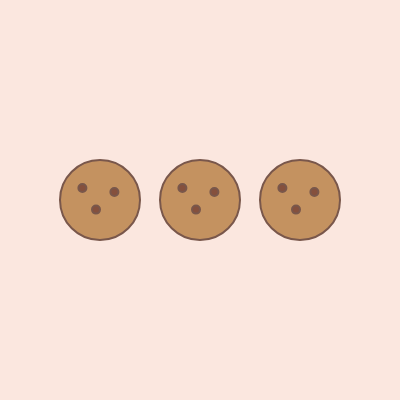
Frame 1 (no input)
Frame 60 (no input): identical to frame 1, image omitted
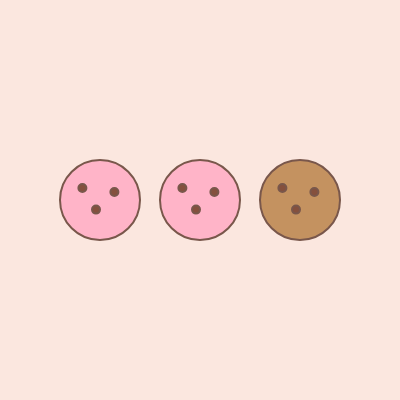
Frame 120 (the mouse pressed at the canvas centre since frame 60)

The p5.js sketch that drew these frames (run headless with seeded random() and noise() and a simulated clock; from frame 60 on, the mouse is pressed at the canvas centre):

// p5.js sketch
// ── sketch.js
// DM2008 – Activity 4a
// Bake a Cookie (30 min)

let cookie;
let ChipCol = ['rgb(207,71,71)', 'rgb(55,55,127)', 'pink'];
let taste1 = ChipCol[0]; // 'deeppink'
let taste2 = ChipCol[1]; // 'darkorchid'
let taste3 = ChipCol[2]; // 'magenta'

function setup() {
  createCanvas(400, 400);
  noStroke();
  cookie = new Cookie("chocolate", 80, width / 2, height / 2);
  cookie2 = new Cookie("chocolate", 80, width -100, height - 200);
  cookie3 = new Cookie("chocolate", 80, width -300, height - 200);
}

function draw() {
  background('#FBE7DF');
  cookie.show();
  cookie2.show();
  cookie3.show();
}

// Step 1: define the Cookie class
class Cookie {
  constructor(flavor, size, x, y) {
    this.flavor = flavor;
    this.size = size;
    this.x = x;
    this.y = y;
  }

  // Step 2: display the cookie
  show() {
    if (this.flavor === "chocolate") {
      fill(196, 146, 96); // darker brown
    } else if (this.flavor === "vanilla") {
      fill(255, 230, 180); 
    } else if (this.flavor === "strawberry") {
      fill(255, 180, 200); 
         } else if (this.flavor === "matcha") {
      fill('#BCD5A0'); 
    } else {
      fill(220, 180, 120);
    }
    stroke('#79574B');
    strokeWeight(2);
    ellipse(this.x, this.y, this.size);
    
     // a few "chips" placed relative to size
    const s = this.size * 0.1;
    fill('#85503D');
    ellipse(this.x - this.size*0.22, this.y - this.size*0.15, s);
    ellipse(this.x + this.size*0.18, this.y - this.size*0.10, s);
    ellipse(this.x - this.size*0.05, this.y + this.size*0.12, s);
    // ellipse(this.x + this.size*0.20, this.y + this.size*0.18, s);
    // ellipse(this.x + this.size*0.09, this.y + this.size*0.30, s);
    
  }

  // Step 5: movement
 pindah(direction) {
    let position = 30;
    if (direction === "up") this.y -= position;
    if (direction === "down") this.y += position;
    if (direction === "left") this.x -= position;
    if (direction === "right") this.x += position;
  }

  // Step 6: randomize flavor
  randomizeFlavor() {
    let flavors = ["chocolate", "vanilla", "strawberry", "matcha"];
    this.flavor = random(flavors);
  }
}

// Step 5: keyboard movement
function keyPressed() {
  if (keyCode === UP_ARROW) cookie.pindah("up");
  if (keyCode === UP_ARROW) cookie2.pindah("down");
  if (keyCode === UP_ARROW) cookie3.pindah("down");
  if (keyCode === DOWN_ARROW) cookie.pindah("down");
  if (keyCode === DOWN_ARROW) cookie2.pindah("up");
  if (keyCode === DOWN_ARROW) cookie3.pindah("up");
  if (keyCode === LEFT_ARROW) cookie.pindah("left");
  if (keyCode === LEFT_ARROW) cookie2.pindah("right");
  if (keyCode === LEFT_ARROW) cookie3.pindah("right");
  if (keyCode === RIGHT_ARROW) cookie.pindah("right");
  if (keyCode === RIGHT_ARROW) cookie2.pindah("left");
  if (keyCode === RIGHT_ARROW) cookie3.pindah("left");
}

// Step 6: click to randomize flavor
function mousePressed() {
  cookie.randomizeFlavor();
  cookie2.randomizeFlavor();
  cookie3.randomizeFlavor();
}
